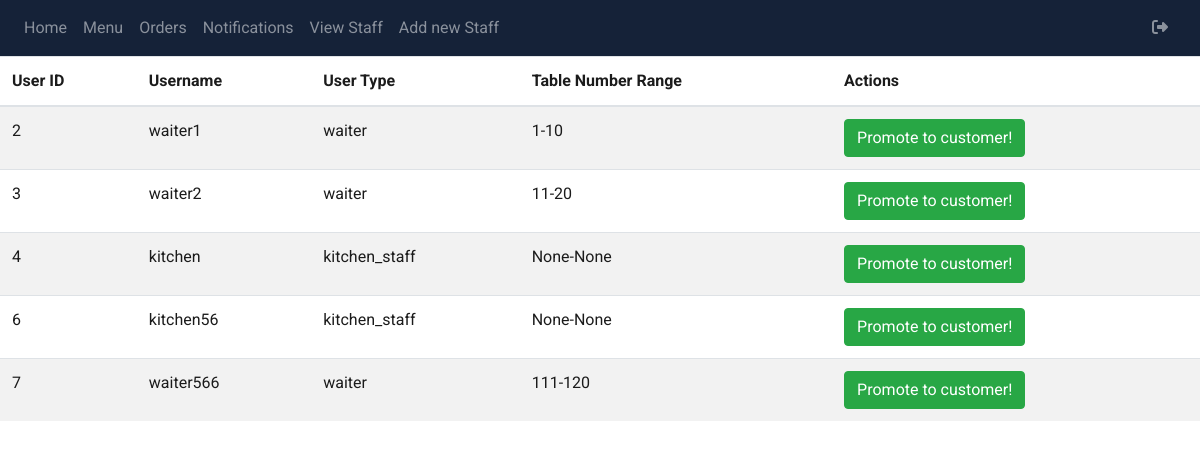
Page /manager/view-staff (signed in) on the committed database.
### packages/models.py (models this page shows, shortened)
class User(db.Model):
    __tablename__ = "users"
    id = db.Column(db.Integer, primary_key = True, autoincrement = True)
    username = db.Column(db.String(100), unique = True, nullable = False)
    password = db.Column(db.String(1000), nullable = False)
    user_type = db.Column(db.Enum('customer', 'waiter', 'kitchen_staff','admin', name='user_type'), nullable = False)
    table_number = db.Column(db.Integer)
    table_number_start = db.Column(db.Integer)
    table_number_end = db.Column(db.Integer)

### admin/admin.py (the view)
@admin.route('view-staff', methods = ['GET', 'POST'])
@admin_required
def viewStaff():
    users = User.query.filter(User.user_type.in_(['waiter', 'kitchen_staff'])).all()
    return render_template('admin-view-staff.html', users = users)

### admin/static/functions/admin_functions.py (called while the page is built, shortened)
def admin_required(func):
    @functools.wraps(func)
    def wrapper(*args, **kwargs):
        return func(*args, **kwargs)
    return wrapper

### admin/templates/admin-view-staff.html
{% extends "base.html" %} {% block title %}Display all Staff{% endblock %}
{% block content %}
<link rel="stylesheet" href="./static/style/admin.css">
<table class="table table-striped">
   <thead>
      <tr>
         <th>User ID</th>
         <th>Username</th>
         <th>User Type</th>
         <th>Table Number Range</th>
         <th>Actions</th>
      </tr>
   </thead>
   <tbody>
      {% for user in users %}
      <tr>
         <td>{{ user.id }}</td>
         <td>{{ user.username }}
         <td>{{ user.user_type }}</td>
         <td>{{ user.table_number_start}}-{{ user.table_number_end}}</td>
         <td>
            <form action="{{ url_for('admin.fireStaff', staff_id = user.id) }}" method="post">
               <button type="submit" class="btn btn-success"> Promote to customer! </button>
            </form>
         </td>
      </tr>
      {% endfor %}
   </tbody>
</table>
{%endblock%}

### admin/static/style/admin.css (style rules this page uses)
.table-striped { color: #1b1b1b; font-family: garamond; }

### templates/base.html (style rules this page uses)
* { font-family: 'Roboto', sans-serif; }

### rows in the picture
User: id "2", username "waiter1", user_type "waiter", table_number_start "1", table_number_end "10"
User: id "3", username "waiter2", user_type "waiter", table_number_start "11", table_number_end "20"
User: id "4", username "kitchen", user_type "kitchen_staff", table_number_start "None", table_number_end "None"
User: id "6", username "kitchen56", user_type "kitchen_staff", table_number_start "None", table_number_end "None"
User: id "7", username "waiter566", user_type "waiter", table_number_start "111", table_number_end "120"
